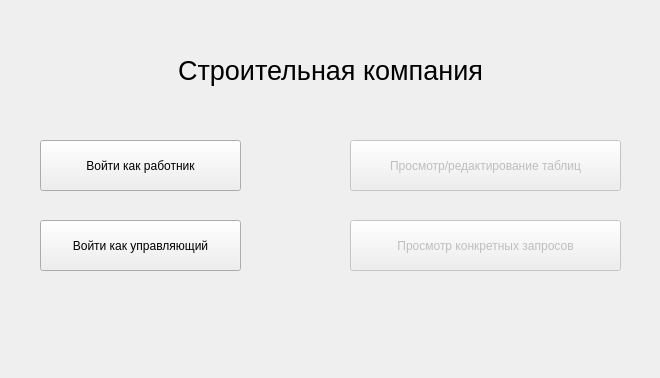
<?xml version="1.0" encoding="UTF-8"?>
<ui version="4.0">
 <class>MainWindow</class>
 <widget class="QMainWindow" name="MainWindow">
  <property name="geometry">
   <rect>
    <x>0</x>
    <y>0</y>
    <width>660</width>
    <height>378</height>
   </rect>
  </property>
  <property name="windowTitle">
   <string>Главное меню</string>
  </property>
  <widget class="QWidget" name="centralwidget">
   <widget class="QPushButton" name="worker_button">
    <property name="geometry">
     <rect>
      <x>40</x>
      <y>140</y>
      <width>201</width>
      <height>51</height>
     </rect>
    </property>
    <property name="autoFillBackground">
     <bool>false</bool>
    </property>
    <property name="text">
     <string>Войти как работник</string>
    </property>
    <property name="checkable">
     <bool>true</bool>
    </property>
    <property name="checked">
     <bool>false</bool>
    </property>
   </widget>
   <widget class="QLabel" name="label">
    <property name="geometry">
     <rect>
      <x>140</x>
      <y>40</y>
      <width>381</width>
      <height>61</height>
     </rect>
    </property>
    <property name="font">
     <font>
      <pointsize>20</pointsize>
     </font>
    </property>
    <property name="text">
     <string>Строительная компания</string>
    </property>
    <property name="alignment">
     <set>Qt::AlignCenter</set>
    </property>
   </widget>
   <widget class="QPushButton" name="manager_button">
    <property name="geometry">
     <rect>
      <x>40</x>
      <y>220</y>
      <width>201</width>
      <height>51</height>
     </rect>
    </property>
    <property name="text">
     <string>Войти как управляющий</string>
    </property>
    <property name="checkable">
     <bool>true</bool>
    </property>
    <property name="autoDefault">
     <bool>false</bool>
    </property>
    <property name="default">
     <bool>false</bool>
    </property>
    <property name="flat">
     <bool>false</bool>
    </property>
   </widget>
   <widget class="QPushButton" name="requests_button">
    <property name="enabled">
     <bool>false</bool>
    </property>
    <property name="geometry">
     <rect>
      <x>350</x>
      <y>220</y>
      <width>271</width>
      <height>51</height>
     </rect>
    </property>
    <property name="text">
     <string>Просмотр конкретных запросов</string>
    </property>
   </widget>
   <widget class="QPushButton" name="view_button">
    <property name="enabled">
     <bool>false</bool>
    </property>
    <property name="geometry">
     <rect>
      <x>350</x>
      <y>140</y>
      <width>271</width>
      <height>51</height>
     </rect>
    </property>
    <property name="text">
     <string>Просмотр/редактирование таблиц</string>
    </property>
   </widget>
  </widget>
 </widget>
 <resources/>
 <connections/>
</ui>
